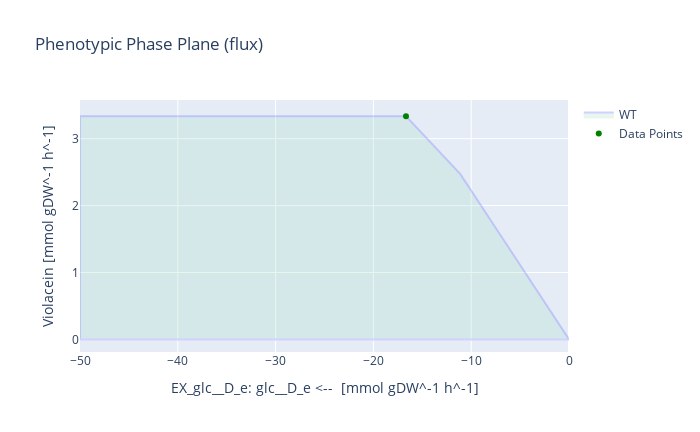

Notebook source saved alongside this figure:
### Code cell
# With glucose as substrate
medium = model_M9_vio_fad.medium
with model_M9_vio_fad:
    model_M9_vio_fad.objective = model_M9_vio_fad.reactions.Growth
    growth_rate = model_M9_vio_fad.optimize().objective_value
    model_M9_vio_fad.objective = model_M9_vio_fad.reactions.Violacein
    violacein_production = model_M9_vio_fad.optimize().objective_value
    violacein_glc_yield = violacein_production / (-1*model_M9_vio_fad.reactions.EX_glc__D_e.flux)
    
    print('Growth rate for V. natriegens [h^-1]:', growth_rate)
    print('Max. violacein production [mmol gDW^-1 h^-1]:', violacein_production)
    print('Theoretical maximum yield [mmol_vio / mmol_glc]:', violacein_glc_yield)
    
    model_M9_vio_fad.reactions.EX_glc__D_e.bounds = -50,0
    result = phenotypic_phase_plane(model_M9_vio_fad, 
                                variables=[model_M9_vio_fad.reactions.EX_glc__D_e],
                                objective=model_M9_vio_fad.reactions.Violacein,
                                points=10)
    x = result.data_frame.EX_glc__D_e[result.data_frame.objective_upper_bound.idxmax()]
    y = result.data_frame.objective_upper_bound[result.data_frame.objective_upper_bound.idxmax()]
    result.plot(plotter, points=[(x,y)], points_colors=["green"])
    print("The optimal glucose uptake for Violacein flux is:", result.data_frame.EX_glc__D_e[result.data_frame.objective_upper_bound.idxmax()])

### Figure 1 — Plotly figure (JSON) as saved in the notebook; plotly's stock layout.template omitted (floating-point values rounded to 4 significant figures)
{"data": [{"fill": "toself", "fillcolor": "#B3E2CD", "hoverinfo": "none", "marker": {"line": {"color": "#B3E2CD"}, "opacity": 0.3}, "mode": "lines", "name": "WT", "opacity": 0.3, "type": "scatter", "x": [-50, -44.44, -38.89, -33.33, -27.78, -22.22, -16.67, -11.11, -5.556, 0, 0, -5.556, -11.11, -16.67, -22.22, -27.78, -33.33, -38.89, -44.44, -50, -50, -50], "y": [0, -7.772e-16, 4.441e-16, 0, 4.441e-16, 8.882e-16, -8.882e-16, 3.854e-15, 0, 0, 0, 1.235, 2.469, 3.333, 3.333, 3.333, 3.333, 3.333, 3.333, 3.333, 0, 3.333]}, {"marker": {"color": ["green"]}, "mode": "markers", "name": "Data Points", "type": "scatter", "x": [-16.67], "y": [3.333]}], "layout": {"height": 432, "title": {"text": "Phenotypic Phase Plane (flux)"}, "width": 700, "xaxis": {"autorange": true, "range": [-50, 0], "title": {"text": "EX_glc__D_e: glc__D_e <--  [mmol gDW^-1 h^-1]"}, "type": "linear"}, "yaxis": {"autorange": true, "range": [-0.1883, 3.578], "title": {"text": "Violacein [mmol gDW^-1 h^-1]"}, "type": "linear"}}}
